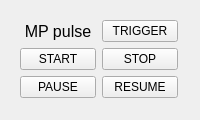
<?xml version="1.0" encoding="UTF-8"?>
<ui version="4.0">
 <class>wgt_process_controlClass</class>
 <widget class="QWidget" name="wgt_process_controlClass">
  <property name="geometry">
   <rect>
    <x>0</x>
    <y>0</y>
    <width>200</width>
    <height>120</height>
   </rect>
  </property>
  <property name="minimumSize">
   <size>
    <width>200</width>
    <height>120</height>
   </size>
  </property>
  <property name="windowTitle">
   <string>wgt_process_control</string>
  </property>
  <widget class="QWidget" name="widget" native="true">
   <property name="geometry">
    <rect>
     <x>9</x>
     <y>9</y>
     <width>180</width>
     <height>100</height>
    </rect>
   </property>
   <property name="maximumSize">
    <size>
     <width>180</width>
     <height>100</height>
    </size>
   </property>
   <layout class="QGridLayout" name="gridLayout">
    <item row="0" column="0">
     <widget class="QLabel" name="label">
      <property name="font">
       <font>
        <pointsize>12</pointsize>
       </font>
      </property>
      <property name="text">
       <string>MP pulse</string>
      </property>
      <property name="alignment">
       <set>Qt::AlignCenter</set>
      </property>
     </widget>
    </item>
    <item row="0" column="1">
     <widget class="QPushButton" name="mp_trigger_pushButton">
      <property name="text">
       <string>TRIGGER</string>
      </property>
     </widget>
    </item>
    <item row="1" column="0">
     <widget class="QPushButton" name="mp_start_pushButton">
      <property name="text">
       <string>START</string>
      </property>
     </widget>
    </item>
    <item row="1" column="1">
     <widget class="QPushButton" name="mp_stop_pushButton">
      <property name="text">
       <string>STOP</string>
      </property>
     </widget>
    </item>
    <item row="2" column="0">
     <widget class="QPushButton" name="mp_pause_pushButton">
      <property name="text">
       <string>PAUSE</string>
      </property>
     </widget>
    </item>
    <item row="2" column="1">
     <widget class="QPushButton" name="mp_resume_pushButton">
      <property name="text">
       <string>RESUME</string>
      </property>
     </widget>
    </item>
   </layout>
  </widget>
 </widget>
 <layoutdefault spacing="6" margin="11"/>
 <resources/>
 <connections/>
</ui>
